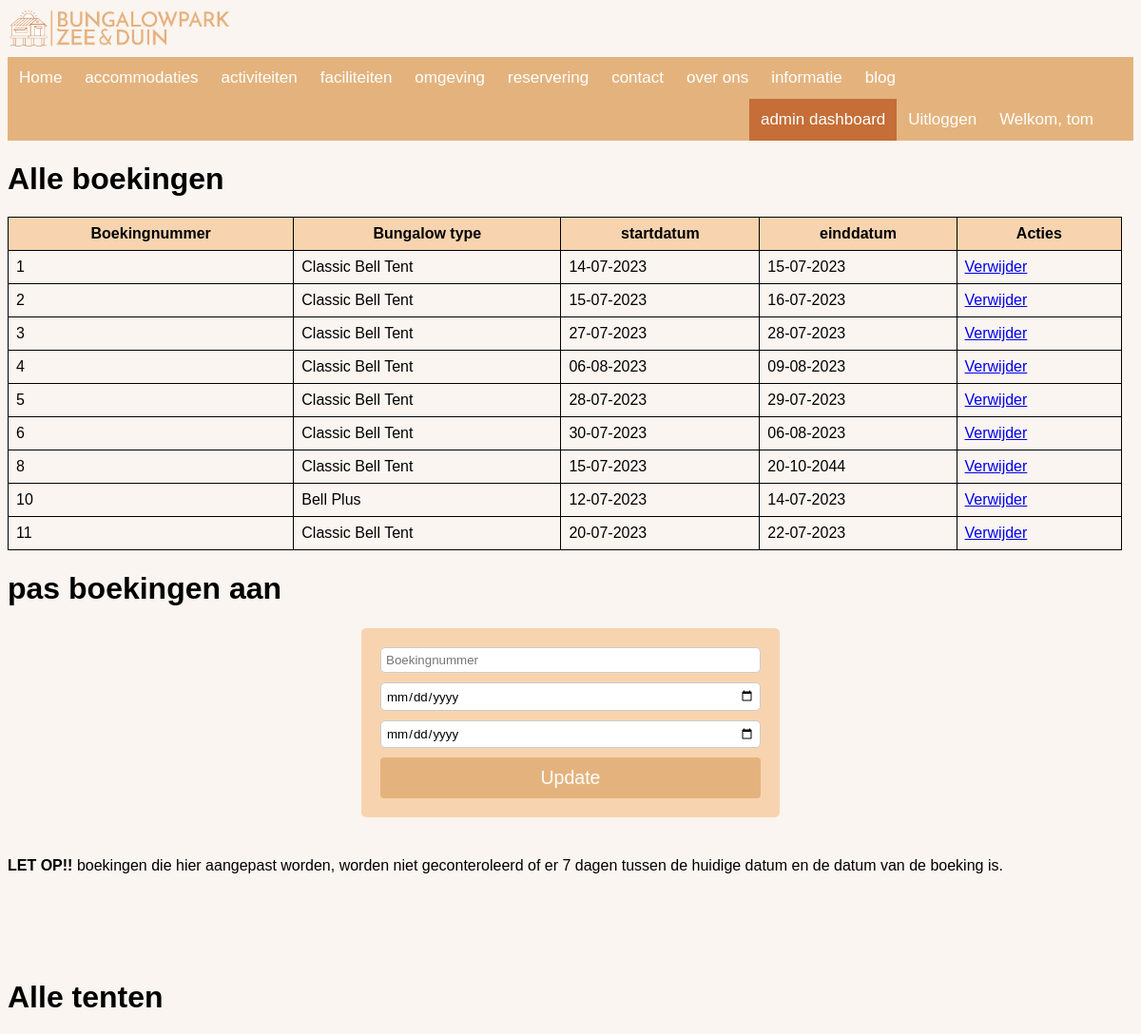
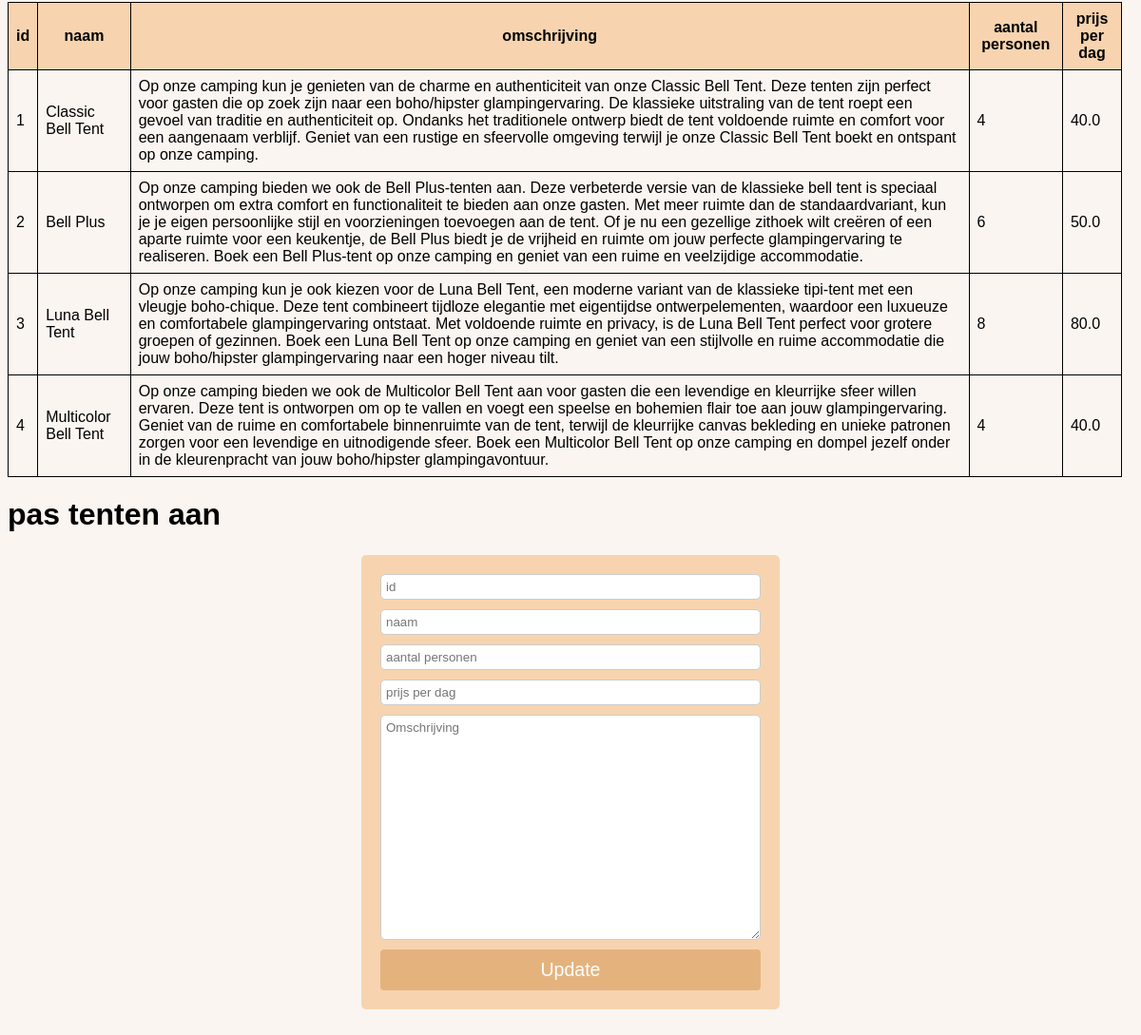
Page /admin_dashboard (signed in) on the committed database (2 pictures, top to bottom).
### bungalowpark/models.py (models this page shows, shortened)
class User(db.Model, UserMixin):
    __tablename__ = 'users'
    id = db.Column(db.Integer(),primary_key= True)
    email = db.Column(db.String(64), unique=True, nullable=False, index=True)
    username = db.Column(db.String(32), unique=True, nullable=False, index=True)
    password_hash = db.Column(db.String(120), nullable=False)
    woonplaats = db.Column(db.String(40), nullable=False)
    huisnummer = db.Column(db.Integer(), nullable=False)
    toevoeging = db.Column(db.String(6), nullable=True)
    straat = db.Column(db.String(40), nullable=False)
    postcode = db.Column(db.String(6), nullable=False)
    role = db.Column(db.String(20), nullable=False, default='user')
    def __repr__(self):
        return f"Welkom, {self.username}"

class Boeking(db.Model):
    __tablename__ = 'reserveringen'
    id = db.Column(db.Integer(), primary_key=True)
    bungalowID = db.Column(db.Integer(), nullable=False)
    tent_omschrijving = db.Column(db.String(100), nullable=False)
    startdatum = db.Column(db.Date(), nullable=False)
    einddatum = db.Column(db.Date(), nullable=False)
    userID = db.Column(db.Integer, db.ForeignKey('users.id'), nullable=False)

class Tent(db.Model):
    __tablename__ = 'tenten'
    id = db.Column(db.Integer(), primary_key=True)
    naam = db.Column(db.String(100), nullable=False)
    omschrijving = db.Column(db.String(1000), nullable=False)
    aantal_personen = db.Column(db.Integer(), nullable=False)
    prijs_per_dag = db.Column(db.Float(), nullable=False)

### bungalowpark/__init__.py (the view)
@app.route('/admin_dashboard')
@login_required
@role_required('admin')
def admin_dashboard():
    bungID = Boeking.query.filter_by().all()
    bunginfo = Tent.query.filter_by().all()
    return render_template('admin_dashboard.html',  bungID=bungID, bunginfo=bunginfo ,name=current_user )

### bungalowpark/__init__.py (called while the page is built)
def role_required(*roles):
    def decorator(func):
        @wraps(func)
        def wrapper(*args, **kwargs):
            if current_user.is_anonymous:
                return redirect(url_for('/'))
            if 'admin' in roles and current_user.role != 'admin':
                return render_template('404.html'), 404
            if 'user' in roles and current_user.role != 'user':
                return render_template('404.html'), 404
            return func(*args, **kwargs)
        return wrapper
    return decorator

### bungalowpark/models.py (called while the page is built)
@login_manager.user_loader
def load_user(user_id):
    return User.query.get(user_id)

### bungalowpark/templates/admin_dashboard.html (shortened to what this page needs)
{% extends "base.html" %}
{% block content %}
<h1>Alle boekingen</h1>
    <table>
        <tr>
            <th>Boekingnummer</th>
            <th>Bungalow type</th>
            <th>startdatum</th>
            <th>einddatum</th>
            <th>Acties</th>
        </tr>
    {% for item in bungID %}
    <tr>
        <td>{{ item.id }}</td>
        <td>{{ item.tent_omschrijving }}</td>
        <td>{{ item.startdatum.strftime('%d-%m-%Y')  }}</td>
        <td>{{ item.einddatum.strftime('%d-%m-%Y') }}</td>
        <td>
            <a href="{{ url_for('delete_boeking', boeking_id=item.id) }}" onclick="return confirm('Weet je zeker dat je deze boeking wilt verwijderen?')" class="verwijderen">Verwijder</a>
        </td>
    </tr>
    {% endfor %}
    </table>
<h1>pas boekingen aan </h1>
<form class="form-grid" action="/admin_boeking" method="POST">
    <input type="text" name="boeking_id" placeholder="Boekingnummer" required>
    <input type="date" name="startdatum"  required>
    <input type="date" name="einddatum"  required>
    <button type="submit">Update</button>
  </form>
  <br>
  <b>LET OP!!</b> boekingen die hier aangepast worden, worden niet geconteroleerd of er 7 dagen tussen de huidige datum en de datum van de boeking is.
<br>
<br>
<br>
<br>
<br>
<br>
  <h1>Alle tenten</h1>
    <table>
        <tr>
            <th>id</th>
            <th>naam</th>
            <th>omschrijving</th>
            <th>aantal personen</th>
            <th>prijs per dag</th>
        </tr>
    {% for item in bunginfo %}
    <tr>
        <td>{{ item.id }}</td>
        <td>{{ item.naam }}</td>
        <td>{{ item.omschrijving}}</td>
        <td>{{ item.aantal_personen}}</td>
        <td>{{ item.prijs_per_dag}}</td>
    </tr>
    {% endfor %}
    </table>
<h1>pas tenten aan </h1>
<form class="form-grid" action="/admin_tenten" method="POST">
    <input type="text" name="id" placeholder="id" required>
    <input type="text" name="naam" placeholder="naam" required>
    <input type="text" name="aantal_personen" placeholder="aantal personen" required>
    <input type="text" name="prijs_per_dag" placeholder="prijs per dag" required>
    <textarea name="omschrijving" placeholder="Omschrijving" rows="15" cols="50" required></textarea>
    <button type="submit">Update</button>
  </form>
  <br>
  <br>
<br>
<br>
<br>
<br>
<br>
{% endblock %}

### bungalowpark/templates/base.html (shortened to what this page needs)
<!DOCTYPE html>
<html lang="nl" dir="ltr">
<head>
    <link rel="stylesheet" type="text/css" href="{{ url_for('static', filename='css/style.css') }}">
</head>
<body>
      <img alt="logo site" src="{{ url_for('static', filename='img/bungalow.png') }}" class="logo_site">
      <nav class="navbar navbar-expand-lg  navbar-light mb-2 ">
        <div class="collapse navbar-collapse" id="navbarSupportedContent">
          <ul class="navigatiebar">
            <li>
              <a class="nav-link {% if request.path == url_for('index') %}active{% endif %}" aria-current="page" href="{{ url_for('index') }}">Home</a>
            </li>
              <li><a class="nav-link {% if request.path == url_for('accomidatiepagina') %}active{% endif %}" aria-current="page" href="{{ url_for('accomidatiepagina')}}">accommodaties</a>
            </li>
            <li>
              <a class="nav-link {% if request.path == url_for('activiteitenpagina') %}active{% endif %}" aria-current="page" href="{{ url_for('activiteitenpagina')}}">activiteiten</a>
            </li>
            <li>
              <a class="nav-link {% if request.path == url_for('faciliteitenpagina') %}active{% endif %}" aria-current="page" href="{{ url_for('faciliteitenpagina')}}">faciliteiten</a>
            </li>
            <li>
              <a class="nav-link {% if request.path == url_for('omgevingspagina') %}active{% endif %}" aria-current="page" href="{{ url_for('omgevingspagina')}}">omgeving</a>
            </li>
            <li>
              <a class="nav-link {% if request.path == url_for('reserveringspagina') %}active{% endif %}" aria-current="page" href="{{ url_for('reserveringspagina')}}">reservering</a>
            </li>
            <li>
              <a class="nav-link {% if request.path == url_for('contactpagina') %}active{% endif %}" aria-current="page" href="{{ url_for('contactpagina')}}">contact</a>
            </li>
            <li>
              <a class="nav-link {% if request.path == url_for('over_ons_pagina') %}active{% endif %}" aria-current="page" href="{{ url_for('over_ons_pagina')}}">over ons</a>
            </li>
            <li>
              <a class="nav-link {% if request.path == url_for('informatiepagina') %}active{% endif %}" aria-current="page" href="{{ url_for('informatiepagina')}}">informatie</a>
            </li>
            <li>
              <a class="nav-link {% if request.path == url_for('blogpagina') %}active{% endif %}" aria-current="page" href="{{ url_for('blogpagina')}}">blog</a>
            </li>
          </ul>
          <ul class="navbar2-nav ">
            {% if current_user.is_authenticated %}
              <li><a class ="welkom" href="{{ url_for('account_update')}}">{{ name }}</a></li>
              <li><a class="nav-link" href="{{ url_for('logout') }}">Uitloggen</a></li>
            {% else %}
              <li><a class="nav-link" href="{{ url_for('login') }}">Login</a></li>
              <li><a class="nav-link" href="{{ url_for('register') }}">Registreren</a></li>
              {% endif %}
            {% if current_user.role == 'admin' %}
            <li><a class="nav-link {% if request.path == url_for('admin_dashboard') %}active{% endif %}" aria-current="page" href="{{ url_for('admin_dashboard')}}">admin dashboard</a></li>
            {% endif %}
          </ul>
        </div>
      </nav>
{% block content %}
{% endblock %}
</body>
</html>

### bungalowpark/static/css/style.css (style rules this page uses)
body { font-family: Arial, Helvetica, sans-serif; background-color: #faf5f0; }
.logo_site { width: 20%; height: 20%; }
.navigatiebar { width: 100%; background-color: #e4b37d; list-style-type: none; margin: 0; padding: 0; overflow: hidden; }
.welkom { float: right; padding: 12px; color: white; text-decoration: solid; font-size: 17px; margin-right: 30px; }
.navbar { width: 100%; background-color: #e4b37d; overflow: auto; }
.nav-link { float: left; padding: 12px; color: white; text-decoration: none; font-size: 17px; }
.navbar2-nav { list-style-type: none; margin: 0; padding: 0; overflow: hidden }
.navbar2-nav a { float: right; padding: 12px; color: white; text-decoration: none; font-size: 17px; }
.active { background-color: #c56e37; }
table { border-collapse: collapse; width: 99%; align-self: center; }
th, td { border: 1px solid black; padding: 8px; }
th { background-color: #f5b67383; }
.form-grid { display: grid; gap: 10px; max-width: 400px; background-color: #f5b67383; padding: 20px; border-radius: 5px; margin: 2% auto; }
.form-grid input[type="text"], .form-grid input[type="date"], .form-grid textarea { padding: 5px; border-radius: 5px; border: 1px solid #ccc; width: 100%; box-sizing: border-box; text-decoration: none; font-family: Arial, Helvetica, sans-serif; }
.form-grid button { padding: 10px; border: none; background-color: #E4B37D; color: #fff; text-decoration: none; border-radius: 4px; transition: background-color 0.3s ease; font-family: Arial, Helvetica, sans-serif; font-size: .85vmax; }

### rows in the picture
User: username "Welkom, tom"
Boeking: id "1", tent_omschrijving "Classic Bell Tent", startdatum "14-07-2023", einddatum "15-07-2023"
Boeking: id "2", tent_omschrijving "Classic Bell Tent", startdatum "15-07-2023", einddatum "16-07-2023"
Boeking: id "3", tent_omschrijving "Classic Bell Tent", startdatum "27-07-2023", einddatum "28-07-2023"
Boeking: id "4", tent_omschrijving "Classic Bell Tent", startdatum "06-08-2023", einddatum "09-08-2023"
Boeking: id "5", tent_omschrijving "Classic Bell Tent", startdatum "28-07-2023", einddatum "29-07-2023"
Boeking: id "6", tent_omschrijving "Classic Bell Tent", startdatum "30-07-2023", einddatum "06-08-2023"
Boeking: id "8", tent_omschrijving "Classic Bell Tent", startdatum "15-07-2023", einddatum "20-10-2044"
Boeking: id "10", tent_omschrijving "Bell Plus", startdatum "12-07-2023", einddatum "14-07-2023"
Boeking: id "11", tent_omschrijving "Classic Bell Tent", startdatum "20-07-2023", einddatum "22-07-2023"
Tent: id "1", naam "Classic Bell Tent", omschrijving "Op onze camping kun je genieten van de charme en authenticiteit van onze Classic Bell Tent. Deze tenten zijn perfect voor gasten die op zoek zijn naar een boho/hipster glampingervaring. De klassieke uitstraling van de tent roept een gevoel van traditie en authenticiteit op. Ondanks het traditionele ontwerp biedt de tent voldoende ruimte en comfort voor een aangenaam verblijf. Geniet van een rustige en sfeervolle omgeving terwijl je onze Classic Bell Tent boekt en ontspant op onze camping.", aantal_personen "4", prijs_per_dag "40.0"
Tent: id "2", naam "Bell Plus", omschrijving "Op onze camping bieden we ook de Bell Plus-tenten aan. Deze verbeterde versie van de klassieke bell tent is speciaal ontworpen om extra comfort en functionaliteit te bieden aan onze gasten. Met meer ruimte dan de standaardvariant, kun je je eigen persoonlijke stijl en voorzieningen toevoegen aan de tent. Of je nu een gezellige zithoek wilt creëren of een aparte ruimte voor een keukentje, de Bell Plus biedt je de vrijheid en ruimte om jouw perfecte glampingervaring te realiseren. Boek een Bell Plus-tent op onze camping en geniet van een ruime en veelzijdige accommodatie.", aantal_personen "6", prijs_per_dag "50.0"
Tent: id "3", naam "Luna Bell Tent", omschrijving "Op onze camping kun je ook kiezen voor de Luna Bell Tent, een moderne variant van de klassieke tipi-tent met een vleugje boho-chique. Deze tent combineert tijdloze elegantie met eigentijdse ontwerpelementen, waardoor een luxueuze en comfortabele glampingervaring ontstaat. Met voldoende ruimte en privacy, is de Luna Bell Tent perfect voor grotere groepen of gezinnen. Boek een Luna Bell Tent op onze camping en geniet van een stijlvolle en ruime accommodatie die jouw boho/hipster glampingervaring naar een hoger niveau tilt.", aantal_personen "8", prijs_per_dag "80.0"
Tent: id "4", naam "Multicolor Bell Tent", omschrijving "Op onze camping bieden we ook de Multicolor Bell Tent aan voor gasten die een levendige en kleurrijke sfeer willen ervaren. Deze tent is ontworpen om op te vallen en voegt een speelse en bohemien flair toe aan jouw glampingervaring. Geniet van de ruime en comfortabele binnenruimte van de tent, terwijl de kleurrijke canvas bekleding en unieke patronen zorgen voor een levendige en uitnodigende sfeer. Boek een Multicolor Bell Tent op onze camping en dompel jezelf onder in de kleurenpracht van jouw boho/hipster glampingavontuur.", aantal_personen "4", prijs_per_dag "40.0"
